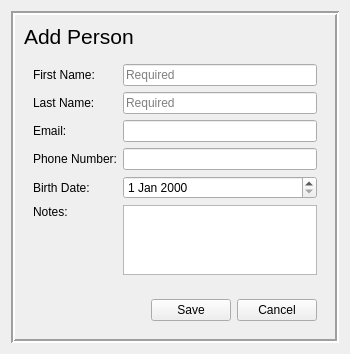
<?xml version="1.0" encoding="UTF-8"?>
<ui version="4.0">
 <class>AddPerson</class>
 <widget class="QWidget" name="AddPerson">
  <property name="geometry">
   <rect>
    <x>0</x>
    <y>0</y>
    <width>350</width>
    <height>350</height>
   </rect>
  </property>
  <property name="windowTitle">
   <string>Add Person</string>
  </property>
  <layout class="QGridLayout" name="gridLayout_2">
   <item row="0" column="0">
    <widget class="QFrame" name="frame">
     <property name="frameShape">
      <enum>QFrame::Box</enum>
     </property>
     <property name="frameShadow">
      <enum>QFrame::Sunken</enum>
     </property>
     <property name="lineWidth">
      <number>2</number>
     </property>
     <layout class="QGridLayout" name="gridLayout_3">
      <item row="2" column="0">
       <widget class="QWidget" name="widget_2" native="true">
        <layout class="QGridLayout" name="gridLayout_4">
         <item row="0" column="0">
          <spacer name="horizontalSpacer">
           <property name="orientation">
            <enum>Qt::Horizontal</enum>
           </property>
           <property name="sizeHint" stdset="0">
            <size>
             <width>40</width>
             <height>20</height>
            </size>
           </property>
          </spacer>
         </item>
         <item row="0" column="2">
          <widget class="QPushButton" name="addPersonSaveButton">
           <property name="text">
            <string>Save</string>
           </property>
          </widget>
         </item>
         <item row="0" column="3">
          <widget class="QPushButton" name="addPersonCancelButton">
           <property name="text">
            <string>Cancel</string>
           </property>
          </widget>
         </item>
        </layout>
       </widget>
      </item>
      <item row="1" column="0">
       <widget class="QWidget" name="widget" native="true">
        <layout class="QGridLayout" name="gridLayout">
         <item row="2" column="0">
          <widget class="QLabel" name="label_4">
           <property name="text">
            <string>Last Name:</string>
           </property>
          </widget>
         </item>
         <item row="6" column="1">
          <widget class="QTextEdit" name="addPersonNotes"/>
         </item>
         <item row="1" column="1">
          <widget class="QLineEdit" name="addFirstName">
           <property name="placeholderText">
            <string>Required</string>
           </property>
          </widget>
         </item>
         <item row="1" column="0">
          <widget class="QLabel" name="label">
           <property name="text">
            <string>First Name:</string>
           </property>
          </widget>
         </item>
         <item row="5" column="0">
          <widget class="QLabel" name="label_5">
           <property name="text">
            <string>Birth Date:</string>
           </property>
          </widget>
         </item>
         <item row="4" column="0">
          <widget class="QLabel" name="label_3">
           <property name="text">
            <string>Phone Number:</string>
           </property>
          </widget>
         </item>
         <item row="2" column="1">
          <widget class="QLineEdit" name="addLastName">
           <property name="placeholderText">
            <string>Required</string>
           </property>
          </widget>
         </item>
         <item row="6" column="0">
          <widget class="QLabel" name="label_7">
           <property name="layoutDirection">
            <enum>Qt::LeftToRight</enum>
           </property>
           <property name="text">
            <string>Notes:</string>
           </property>
           <property name="alignment">
            <set>Qt::AlignLeading|Qt::AlignLeft|Qt::AlignTop</set>
           </property>
          </widget>
         </item>
         <item row="3" column="1">
          <widget class="QLineEdit" name="addEmail"/>
         </item>
         <item row="5" column="1">
          <widget class="QDateEdit" name="addBirthDate"/>
         </item>
         <item row="3" column="0">
          <widget class="QLabel" name="label_2">
           <property name="text">
            <string>Email:</string>
           </property>
          </widget>
         </item>
         <item row="4" column="1">
          <widget class="QLineEdit" name="addNumber"/>
         </item>
        </layout>
       </widget>
      </item>
      <item row="0" column="0">
       <widget class="QLabel" name="label_6">
        <property name="font">
         <font>
          <pointsize>16</pointsize>
         </font>
        </property>
        <property name="text">
         <string>Add Person</string>
        </property>
       </widget>
      </item>
     </layout>
    </widget>
   </item>
  </layout>
 </widget>
 <resources/>
 <connections/>
</ui>
